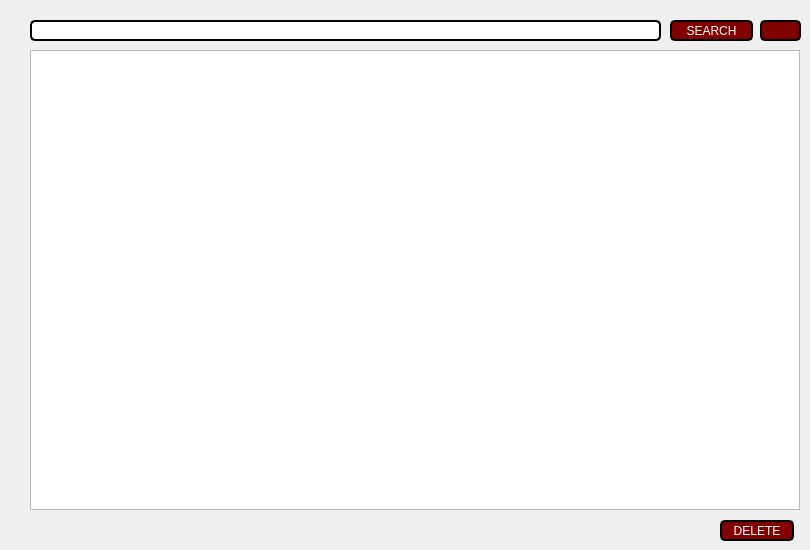
    <widget class="QWidget" name="page4">
     <widget class="QTableWidget" name="tableWidget_4">
      <property name="geometry">
       <rect>
        <x>30</x>
        <y>50</y>
        <width>770</width>
        <height>460</height>
       </rect>
      </property>
      <property name="styleSheet">
       <string notr="true">QTableWidget {
    background-color: white;
    border: 2px solid #000000;
    border-radius: 5px;
    padding: 1px;
    box-shadow: 0 0 10px rgba(0, 0, 0, 0.5);
}

QTableWidget::item {
    border: none; /* Remove borders from individual cells */
}

QHeaderView::section {
    background-color: white; /* Set the background color for the horizontal header */
    border: none; /* Ensure no borders for header sections */
    padding: 4px; /* Optional: add padding to the header sections
}</string>
      </property>
     </widget>
     <widget class="QLineEdit" name="searchline2_4">
      <property name="geometry">
       <rect>
        <x>30</x>
        <y>20</y>
        <width>631</width>
        <height>21</height>
       </rect>
      </property>
      <property name="styleSheet">
       <string notr="true">background-color: white;
    border: 2px solid #000000;
    border-radius: 5px;
    padding: 1px;
    box-shadow: 0 0 10px rgba(0, 0, 0, 0.5);</string>
      </property>
     </widget>
     <widget class="QPushButton" name="search2_4">
      <property name="geometry">
       <rect>
        <x>670</x>
        <y>20</y>
        <width>83</width>
        <height>21</height>
       </rect>
      </property>
      <property name="styleSheet">
       <string notr="true">
QPushButton {
    background-color: #800000;
    color: white;
    border: 2px solid #000000;
    border-radius: 5px;
	 padding: 1px;
    box-shadow: 0 0 10px rgba(0, 0, 0, 0.5);
    color: white; 
}

QPushButton:hover {
    background-color: #944E63;
    border: 2px solid #944E63;
}</string>
      </property>
      <property name="text">
       <string>SEARCH</string>
      </property>
     </widget>
     <widget class="QPushButton" name="reload4">
      <property name="geometry">
       <rect>
        <x>760</x>
        <y>20</y>
        <width>41</width>
        <height>21</height>
       </rect>
      </property>
      <property name="styleSheet">
       <string notr="true">QPushButton {
    background-color: #800000;
    color: white;
    image: url(:/icons/icons/refresh-cw.svg);
    border: 2px solid #000000;
    border-radius: 5px;
    padding: 1px;
    box-shadow: 0 0 10px rgba(0, 0, 0, 0.5);
}

QPushButton:hover {
    background-color: #660000; /* changed background color on hover */
    image: url(:/icons/icons/refresh-cw-hover.svg); /* changed image on hover */
    color: white;
}</string>
      </property>
      <property name="text">
       <string/>
      </property>
     </widget>
     <widget class="QPushButton" name="delete3">
      <property name="geometry">
       <rect>
        <x>720</x>
        <y>520</y>
        <width>74</width>
        <height>21</height>
       </rect>
      </property>
      <property name="styleSheet">
       <string notr="true">
QPushButton {
    background-color: #800000;
    color: white;
    border: 2px solid #000000;
    border-radius: 5px;
	 padding: 1px;
    box-shadow: 0 0 10px rgba(0, 0, 0, 0.5);
    color: white; 
}

QPushButton:hover {
    background-color: #944E63;
    border: 2px solid #944E63;
}</string>
      </property>
      <property name="text">
       <string>DELETE</string>
      </property>
     </widget>
    </widget>
